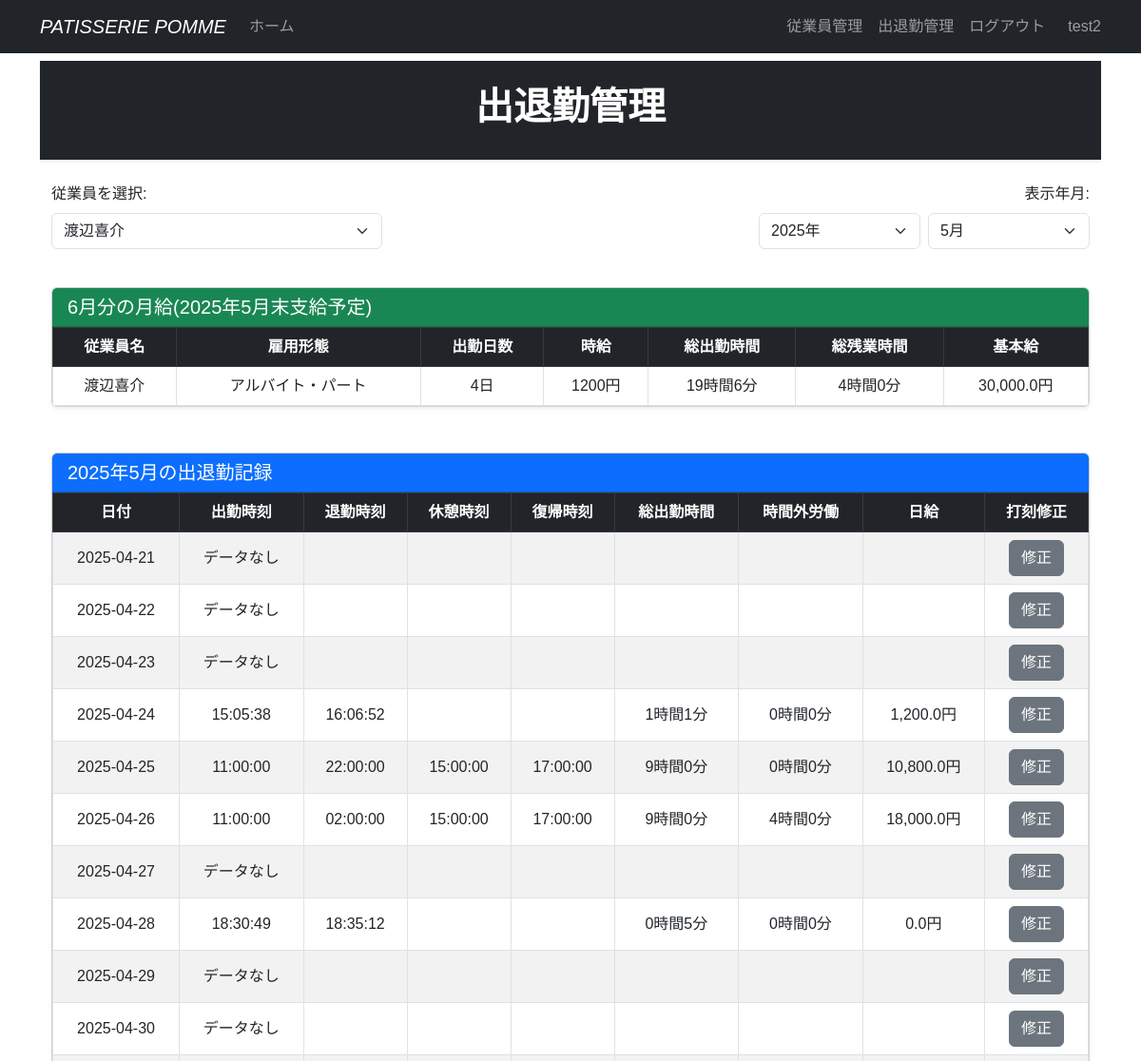
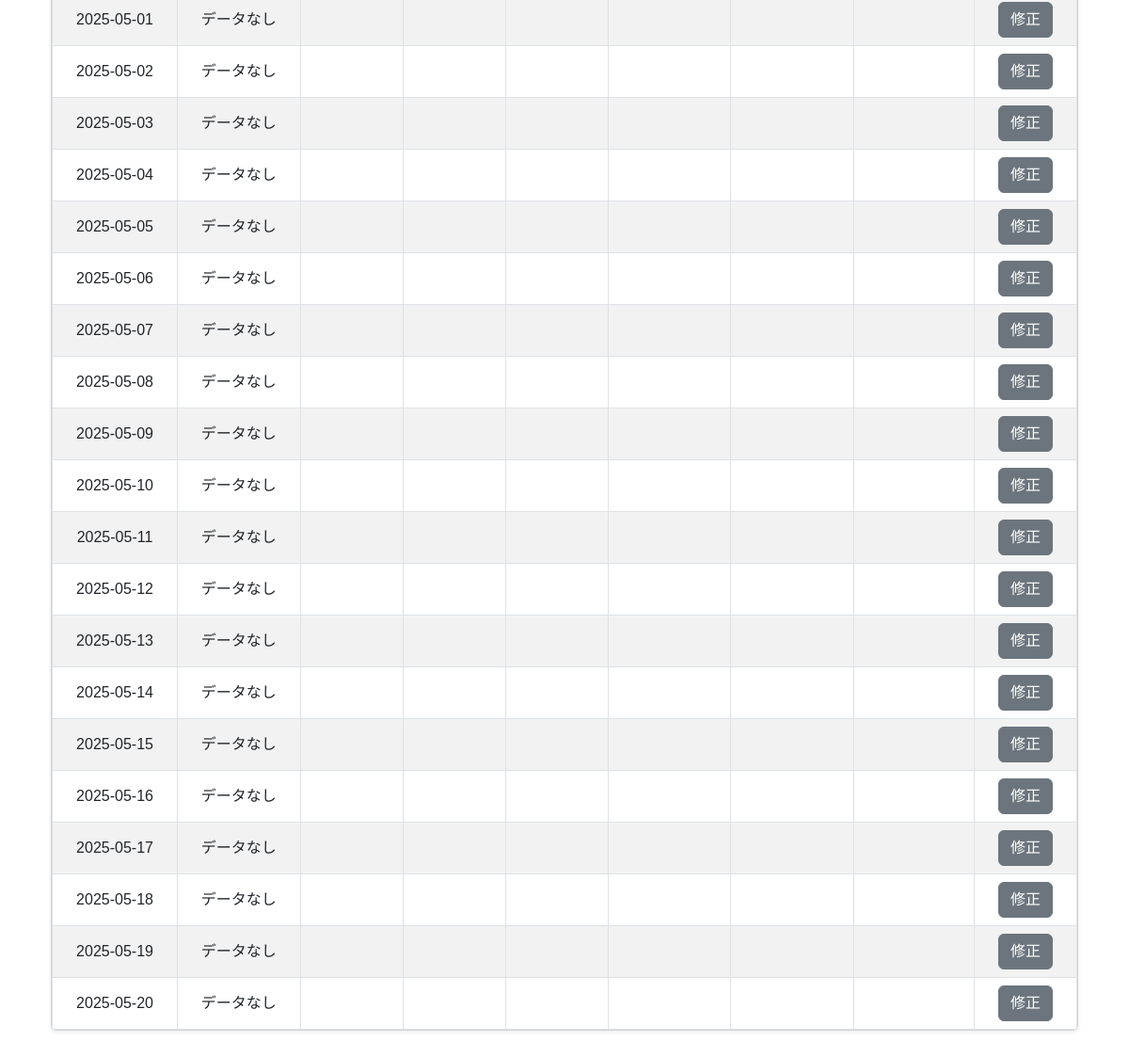
Page /work_timepage?user_id=2 (signed in) on the committed database (2 pictures, top to bottom).
### time_project/models.py (models this page shows, shortened)
class User(db.Model, UserMixin):
    __tablename__ = 'users'
    id = db.Column(db.Integer, primary_key=True)
    username = db.Column(db.String(64))
    users_id = db.Column(db.String(64),unique=True, nullable=False)
    employment_type = db.Column(db.String(10), nullable=False,default='parttime')
    hourly_wage = db.Column(db.Integer,nullable=True)
    fixed_wage = db.Column(db.Integer,nullable=True)
    password_hash = db.Column(db.String(128))
    administrator = db.Column(db.String(1))
    Timepage_records = db.relationship('Timepage',backref ='user',lazy='dynamic',cascade='all, delete-orphan')
    @property
    def password(self):
        raise ArithmeticError('password is not a readable attribute')
    @property
    def employment_display(self):
        if self.employment_type == "fulltime":
            return "正社員"
        elif self.employment_type == "parttime":
            return "アルバイト・パート"
        else:
            return "未設定"

class Timepage(db.Model):
    __tablename__ = 'timepages'
    id = db.Column(db.Integer, primary_key=True)
    user_id = db.Column(db.Integer, db.ForeignKey('users.id'), nullable=False)
    date = db.Column(db.Date,nullable=False)
    check_in= db.Column(db.Time,nullable=True)
    check_out = db.Column(db.Time,nullable=True)
    rest_in = db.Column(db.Time,nullable=True)
    rest_out = db.Column(db.Time,nullable=True)
    correct = db.Column(db.Boolean, default=False)
    status = db.Column(db.String(20), default="none")

### time_project/main/views.py (the view)
@main.route('/work_timepage')
@login_required
def work_timepage():
    def get_salary_period(year, month):
        if month == 1:
            start = date(year - 1, 12, 21)
            end = date(year, 1, 20)
        else:
            start = date(year, month - 1, 21)
            end = date(year, month, 20)
        return start, end
    users = User.query.all()
    today = datetime.today().date()
    if today.day >= 21:
        if today.month == 12:
            default_year = today.year + 1
            default_month = 1
        else:
            default_year = today.year
            default_month = today.month + 1
    else:
        default_year = today.year
        default_month = today.month
    select_user_id = request.args.get('user_id', type=int, default=1)
    select_user = User.query.get_or_404(select_user_id)
    select_username = request.args.get('username')
    select_year = request.args.get('year', default_year, type=int)
    select_month = request.args.get('month', default_month, type=int)
    if select_month == 12:
        next_month = 1
    else:
        next_month = select_month + 1
    period_start, period_end = get_salary_period(select_year, select_month)
    days_in_period = (period_end - period_start).days + 1
    daily_records = {}
    summary = {
        'working_days': 0,
        'total_minutes': 0,
        'overtime_minutes': 0,
        'dayly_salary': 0,
        'basic_salary': 0,
        'employment_type': select_user.employment_type,
        'hourly_wage': select_user.hourly_wage,
        'fixed_wage': select_user.fixed_wage,
    }
    records_raw = Timepage.query.filter(
        Timepage.user_id == select_user_id,
        Timepage.date >= period_start,
        Timepage.date <= period_end
    ).all()
    for r in records_raw:
        check_in = r.check_in
        check_out = r.check_out
        rest_in = r.rest_in
        rest_out = r.rest_out
        regular_minutes = 0
        overtime_minutes = 0
        if check_in and check_out:
            in_minutes = check_in.hour * 60 + check_in.minute
            out_minutes = check_out.hour * 60 + check_out.minute
            if out_minutes < in_minutes:
                out_minutes += 24 * 60
            work_minutes = out_minutes - in_minutes
            rest_minutes = 0
            if rest_in and rest_out:
                rest_in_minutes = rest_in.hour * 60 + rest_in.minute
                rest_out_minutes = rest_out.hour * 60 + rest_out.minute
                if rest_out_minutes < rest_in_minutes:
                    rest_out_minutes += 24 * 60
                rest_minutes = rest_out_minutes - rest_in_minutes
            net_minutes = work_minutes - rest_minutes
            normal_limit_minutes = 22 * 60
            if out_minutes < normal_limit_minutes:
                regular_minutes = net_minutes
                overtime_minutes = 0
            else:
                regular_minutes = max(normal_limit_minutes - in_minutes - rest_minutes, 0)
                overtime_minutes = max(out_minutes - normal_limit_minutes, 0)
            total_work_minutes = regular_minutes + (overtime_minutes *1.5)
            if summary['employment_type'] == "parttime":
                adjusted_minutes = (total_work_minutes // 15) * 15
                daily_salary = (adjusted_minutes / 60) * summary['hourly_wage']
                summary['basic_salary'] += daily_salary
            elif summary['employment_type'] == "fulltime":
                daily_salary = 0
            daily_records[r.date] = {
                'record': r,
                'regular_minutes': regular_minutes,
                'overtime_minutes': overtime_minutes,
                'daily_salary': daily_salary
            }
            summary['working_days'] += 1
            summary['total_minutes'] += regular_minutes
            summary['overtime_minutes'] += overtime_minutes
    return render_template('work_timepage.html',
                           users = users,
                           select_username = select_username,
                           select_user = select_user,
                           select_year = select_year,
                           select_month = select_month,
                           next_month = next_month,
                           period_start=period_start,
                           period_end=period_end,
                           days_in_period = days_in_period,
                           current_year = today.year,
                           daily_records = daily_records,
                           summary = summary,
                           timedelta=timedelta)

### time_project/__init__.py (called while the page is built)
@event.listens_for(Engine,"connect")
def set_sqlite_pragma(dbapi_connection, connection_record):
    cursor = dbapi_connection.cursor()
    cursor.execute("PRAGMA foreign_keys=ON")
    cursor.close()

### time_project/models.py (called while the page is built)
@login_manager.user_loader
def load_user(user_id):
    return User.query.get(user_id)

### time_project/templates/work_timepage.html (shortened to what this page needs)
{% extends "base.html" %}
{% block content %}
  <header class="bg-dark py-4 mb-4 shadow-sm text-white">
    <div class="container text-center">
        <h1 class="fw-bold">出退勤管理</h1>
    </div>
</header>
  <div class="container mb-4">
    <div class="row justify-content-between">
      <div class="col-md-4 mb-3">
        <label class="form-label">従業員を選択:</label>
        <select id = "user-select" name ="user_id " class="form-select" onchange="this.form.submit()">
          {% for user in users%}
          <option value="{{user.id}}"{% if user.id == select_user.id %}selected{% endif %}>{{ user.username }}</option>
          {% endfor %}
        </select>
      </div>
      <div class="col-md-4 mb-3 text-end">
        <label class="form-label">表示年月:</label>
        <div class="d-flex justify-content-end">
          <select id="year-select" class="form-select me-2 w-50">
            {% for y in range(current_year - 1, current_year + 6) %}
              <option value="{{ y }}" {% if y == select_year %}selected{% endif %}>{{ y }}年</option>
            {% endfor %}
          </select>
          <select  id="month-select" class="form-select w-50">
            {% for m in range(1, 13) %}
              <option value="{{ m }}" {% if m == select_month %}selected{% endif %}>{{ m }}月</option>
            {% endfor %}
          </select>
        </div>
      </div>
    </div>
  </div>
  <div class="container mb-5">
    <div class="card shadow-sm">
      <div class="card-header bg-success text-white">
        <h5 class="mb-0">{{ next_month  }}月分の月給({{ select_year}}年{{ select_month }}月末支給予定)</h5>
      </div>
      <div class="table-responsive">
        <table class="table table-bordered text-center align-middle mb-0">
          <thead class="table-dark">
            <tr>
              <th>従業員名</th>
              <th>雇用形態</th>
              <th>出勤日数</th>
              <th>時給</th>
              <th>総出勤時間</th>
              <th>総残業時間</th>
              <th>基本給</th>
            </tr>
          </thead>
          <tbody>
             <tr>
                <td>{{ select_user.username }}</td>
                <td>{{ select_user.employment_display}}</td>
                <td>{{ summary.working_days }}日</td>
                <td>
                  {% if select_user.employment_type == "parttime" %}
                    {{ summary.hourly_wage }}円
                  {% else %}
                    -
                  {% endif %}
                </td>
                <td>{{ summary.total_minutes // 60 }}時間{{ summary.total_minutes % 60 }}分</td>
                <td>{{ summary.overtime_minutes // 60 }}時間{{ summary.overtime_minutes % 60 }}分</td>
                <td>{{ "{:,}".format(summary.basic_salary | round(0, 'floor')) }}円</td>
             </tr>
          </tbody>
        </table>
      </div>
    </div>
  </div>
  <div class="container mb-5">
    <div class="card shadow-sm">
      <div class="card-header bg-primary text-white">
        <h5 class="mb-0">{{ select_year }}年{{ select_month }}月の出退勤記録</h5>
      </div>
      <div class="table-responsive">
        <table class="table table-striped table-bordered text-center align-middle mb-0">
          <thead class="table-dark">
            <tr>
              <th>日付</th>
              <th>出勤時刻</th>
              <th>退勤時刻</th>
              <th>休憩時刻</th>
              <th>復帰時刻</th>
              <th>総出勤時間</th>
              <th>時間外労働</th>
              <th>日給</th>
              <th>打刻修正</th>
            </tr>
          </thead>
          <tbody>
            {% for i in range(days_in_period) %}
            {% set current_date = period_start + timedelta(days=i) %}
            {% set data = daily_records.get(current_date) %}
              <tr>
                <td>{{ current_date.strftime('%Y-%m-%d') }}</td>
                {% if data %}
                  <td>{{ data.record.check_in or '' }}</td>
                  <td>{{ data.record.check_out or '' }}</td>
                  <td>{{ data.record.rest_in or '' }}</td>
                  <td>{{ data.record.rest_out or '' }}</td>
                  <td>{{ data.regular_minutes // 60 }}時間{{ data.regular_minutes % 60 }}分</td>
                  <td>{{ data.overtime_minutes // 60 }}時間{{ data.overtime_minutes % 60 }}分</td>
                  <td>{% if select_user.employment_type == 'parttime' %}
                           {{ "{:,}".format(data.daily_salary|round(0, 'floor')) }}円
                       {% else %}
                            -
                       {% endif %}</td>
                {% else %}
                <td>データなし</td>
                <td></td><td></td><td></td><td></td><td></td><td></td>
                {% endif %}
                <td>
                  <a href="{{ url_for('main.time_correct',  user_id=select_user.id, year=current_date.year, month=current_date.month, day=current_date.day) }}" class="btn btn-secondary">修正</a>
                </td>
              </tr>
            {% endfor %}
          </tbody>
        </table>
      </div>
    </div>
  </div>
{% endblock %}

### time_project/templates/base.html (shortened to what this page needs)
<!DOCTYPE html>
<html lang="ja">
<head>
    <link href="https://cdn.jsdelivr.net/npm/bootstrap@5.3.0/dist/css/bootstrap.min.css" rel="stylesheet">
</head>
<body>
    <nav class="navbar navbar-expand-lg navbar-dark bg-dark fixed-top">
        <div class="container">
            <a class="navbar-brand fst-italic" href="{{url_for('main.index')}}">PATISSERIE POMME</a>
            <div class="collapse navbar-collapse" id="navbarNav">
                <ul class="navbar-nav me-auto">
                    <li class="nav-item">
                        <a class="nav-link" href="{{url_for('main.index')}}">ホーム</a>
                    </li>
                </ul>
                <ul class="navbar-nav">
                    {% if current_user.is_authenticated%}
                        <li class="nav-item">
                            <a class="nav-link" href="{{url_for('main.user_maintenance')}}">従業員管理</a>
                        </li>
                        <li class="nav-item">
                            <a class="nav-link" href="{{url_for('main.work_timepage')}}">出退勤管理</a>
                        </li>
                        <li class="nav-item">
                            <a class="nav-link" href="{{url_for('main.logout')}}">ログアウト</a>
                        </li>
                        <span class="navbar-text ms-3">
                            {{ current_user.username | truncate(10)}}
                        </span>
                    {% else %}
                        <li class="nav-item">
                            <a class="nav-link" href="{{url_for('main.login')}}">ログイン</a>
                        </li>
                    {% endif%}
                </ul>
            </div>
        </div>
    </nav>
         {% from "_formhelpers.html" import render_field %}
        <div class="container" style="padding-top: 4rem; padding-bottom: 4rem;">
          {% block content %}
          {% endblock %}
    </div>
</body>
</html>

### time_project/templates/base.html (style rules this page uses)
body { font-family: 'Noto Sans JP', sans-serif; }

### rows in the picture
User: username "test2"
User: username "渡辺喜介", employment_display "アルバイト・パート", hourly_wage "1200"
User: strftime "2025-04-24", regular_minutes "1", fixed_wage "0", data.overtime_minutes%60 "0", daily_salary "1,200.0"
Timepage: record "15:05:38", record "16:06:52"
Timepage: record "11:00:00", record "22:00:00", record "15:00:00", record "17:00:00"
Timepage: record "11:00:00", record "02:00:00", record "15:00:00", record "17:00:00"
Timepage: record "18:30:49", record "18:35:12"

### other values in the picture
{{ select_year }} "2025"
{{ select_month }} "5"
{{ summary.working_days }} "4"
{{ summary.total_minutes // 60 }} "19"
{{ summary.total_minutes % 60 }} "6"
{{ summary.overtime_minutes // 60 }} "4"
{{ summary.overtime_minutes % 60 }} "0"
{{ "{:,}".format(summary.basic_salary | round(0, 'floor')) }} "30,000.0"
{{ current_date.strftime('%Y-%m-%d') }} "2025-04-21" "2025-04-22" "2025-04-23" "2025-04-25" "2025-04-26" "2025-04-27" "2025-04-28" "2025-04-29" "2025-04-30" "2025-05-01" "2025-05-02" "2025-05-03" "2025-05-04" "2025-05-05" "2025-05-06" "2025-05-07" "2025-05-08" "2025-05-09" "2025-05-10" "2025-05-11" "2025-05-12" "2025-05-13" "2025-05-14" "2025-05-15" "2025-05-16" "2025-05-17" "2025-05-18" "2025-05-19" "2025-05-20"
{{ data.regular_minutes // 60 }} "9" "9" "0"
{{ data.regular_minutes % 60 }} "0" "0" "5"
{{ data.overtime_minutes // 60 }} "0" "4" "0"
{{ data.overtime_minutes % 60 }} "0" "0" "0"
{{ "{:,}".format(data.daily_salary|round(0, 'floor')) }} "10,800.0" "18,000.0" "0.0"
form field value "渡辺喜介"
